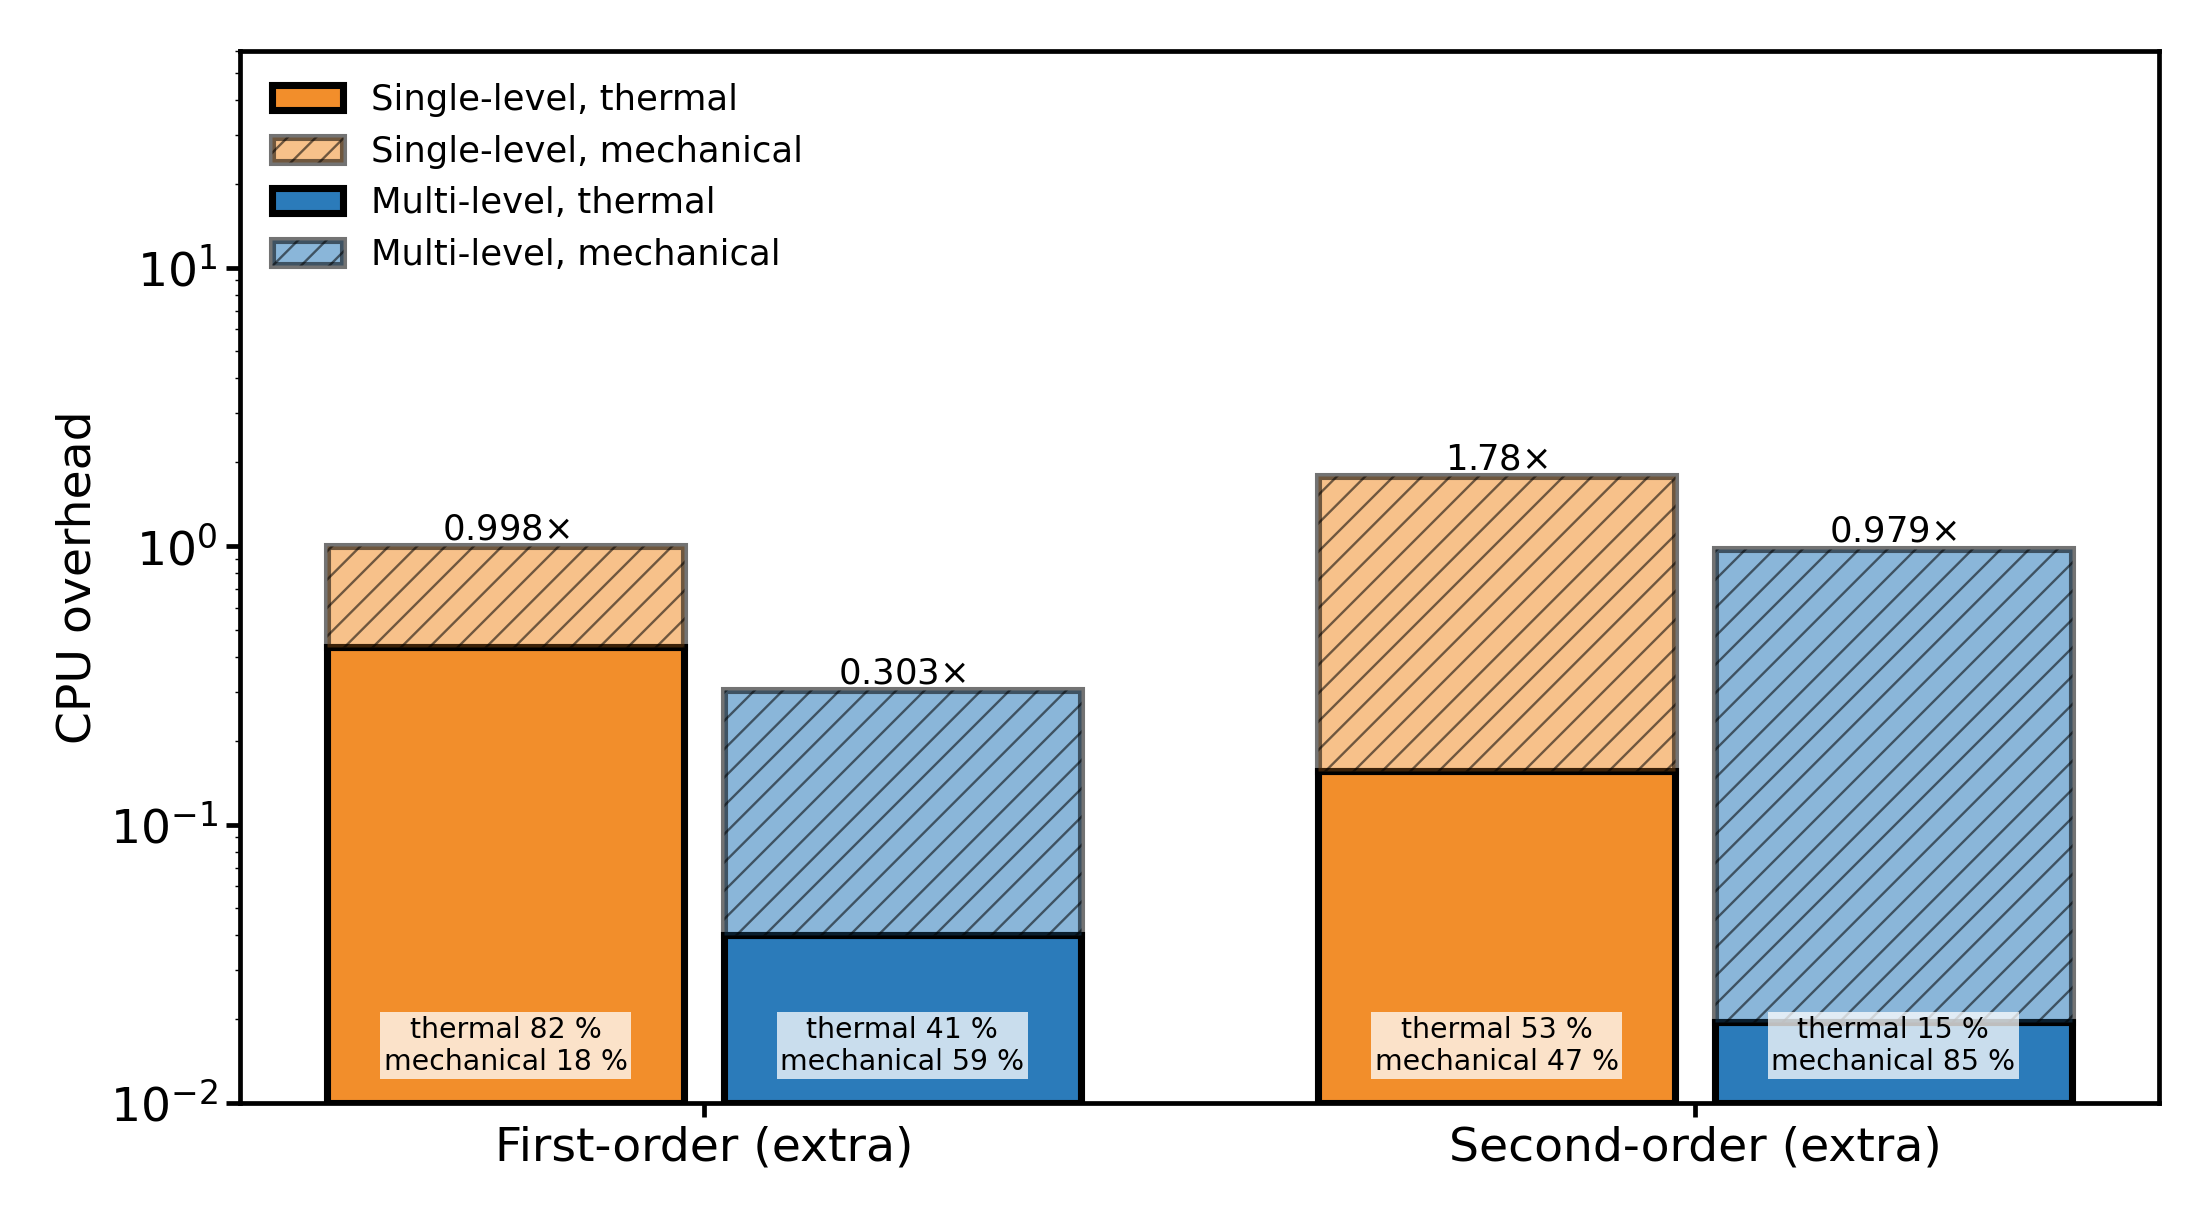

This chart was generated by the following Python code:
"""CPU-overhead figure (extra cost of each derivative order / SINGLE-LEVEL nominal run, common reference for both), single-level vs multi-level.  Single-level split recovered from the reference figures
(overhead 0.998x / 1.78x with thermal 82 % / 53 %, totals 12.3 h / 23.3 h, thermal 80 % / 67 %).  Multi-level: thermal parts divided by the measured thermal speed-up (6145 s / 927 s), mechanical unchanged.  usage: fig_overhead_ref.py OUT"""
import sys, numpy as np, matplotlib; matplotlib.use("Agg"); import matplotlib.pyplot as plt
out = sys.argv[1]; ST = 6145.0 / 927.0
tot1, tot2 = 12.3, 23.3; th1_tot, th2_tot = 0.80 * tot1, 0.67 * tot2
o1, o2, f1, f2 = 0.998, 1.78, 0.82, 0.53          # overheads and thermal share of each extra
N = ((tot2 - tot1) / o2 + tot1 / (1 + o1)) / 2    # nominal run [h], two consistent estimates averaged
e1 = (f1 * o1 * N, (1 - f1) * o1 * N); e2 = (f2 * o2 * N, (1 - f2) * o2 * N)   # extra [h] (thermal, mechanical)
th0 = th1_tot - e1[0]; me0 = tot1 * 0.20 - e1[1]                                 # nominal split [h]
M0 = th0 / ST + me0; E1 = (e1[0] / ST, e1[1]); E2 = (e2[0] / ST, e2[1])
S = [(e1[0] / N, e1[1] / N), (e2[0] / N, e2[1] / N)]; M = [(E1[0] / N, E1[1] / N), (E2[0] / N, E2[1] / N)]   # same reference for both: the single-level nominal run
plt.rcParams.update({"font.size": 20, "axes.linewidth": 2}); ORANGE, BLUE = "#f28e2b", "#2b7bba"; ymin = 1e-2
def stacked(ax, x, th, me, col, lt, lm):
    tot = th + me; b = np.exp(np.log(ymin) + (np.log(tot) - np.log(ymin)) * th / tot)
    ax.bar(x, b - ymin, bottom=ymin, width=0.36, color=col, edgecolor="black", linewidth=3, label=lt)
    ax.bar(x, tot - b, bottom=b, width=0.36, color=col, edgecolor="black", linewidth=3, hatch="//", alpha=0.55, label=lm)
    ax.text(x, tot, f"{tot:.3g}$\\times$", ha="center", va="bottom", fontsize=15)
    ax.text(x, ymin * 1.25, "thermal %.0f %%\nmechanical %.0f %%" % (100 * th / tot, 100 * me / tot), ha="center", va="bottom", fontsize=12, bbox=dict(fc="white", ec="none", alpha=0.75, pad=1.5))
f, ax = plt.subplots(figsize=(13, 7.2))
for g in range(2):
    stacked(ax, g - 0.2, *S[g], ORANGE, "Single-level, thermal" if g == 0 else None, "Single-level, mechanical" if g == 0 else None)
    stacked(ax, g + 0.2, *M[g], BLUE, "Multi-level, thermal" if g == 0 else None, "Multi-level, mechanical" if g == 0 else None)
ax.set_yscale("log"); ax.set_ylim(ymin, 60); ax.set_xticks([0, 1]); ax.set_xticklabels(["First-order (extra)", "Second-order (extra)"]); ax.set_ylabel("CPU overhead"); ax.tick_params(width=2, length=6)
ax.legend(loc="upper left", frameon=False, fontsize=15); f.tight_layout(); f.savefig(out + ".png", dpi=170)
print("nominal single %.2f h (th %.2f me %.2f)  multi %.2f h" % (N, th0, me0, M0)); print("single", [round(sum(s), 3) for s in S], "multi", [round(sum(m), 3) for m in M])
